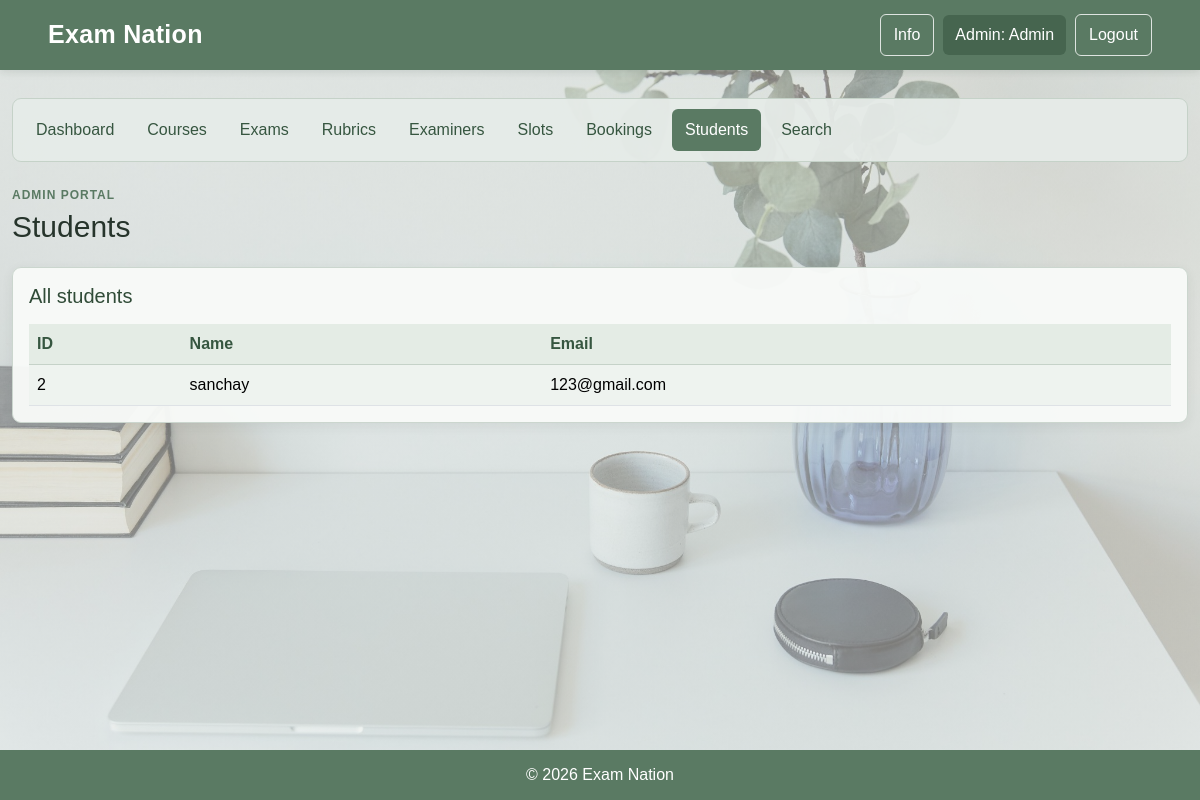
Screenshot of /admin/students (signed in) with the database file from the repository.
### model.py (models this page shows)
class User(db.Model):
    __tablename__ = "User"
    id = db.Column(db.Integer, primary_key=True)
    name = db.Column(db.String(120), nullable=False)
    email = db.Column(db.String(120), nullable=False, unique=True)
    password = db.Column(db.String(255), nullable=False)
    role = db.Column(db.String(20), nullable=False)          # admin / staff / student
    status = db.Column(db.String(20), default="pending")     # pending / active / inactive
    phone = db.Column(db.String(15))
    qualification = db.Column(db.String(100))
    experience = db.Column(db.Integer)
    department = db.Column(db.String(100))

### app.py (the view)
@app.route('/admin/students')
def admin_students():
    if not admin_only():
        return redirect(url_for('login'))
    return render_template("admin/students.html", students=User.query.filter_by(role="student").all())

### app.py (called while the page is built)
def admin_only():
    return "user_id" in session and session.get("role") == "admin"

### templates/admin/students.html
{% extends "portal.html" %}
{% set active = 'students' %}
{% block heading %}Students{% endblock %}
{% block portal_body %}
<div class="card card-body mb-4">
    <h3 class="h5 mb-3">All students</h3>
    <div class="table-responsive"><table class="table table-striped table-hover align-middle mb-0">
        <thead><tr><th>ID</th><th>Name</th><th>Email</th></tr></thead>
        {% for u in students %}<tr><td>{{ u.id }}</td><td>{{ u.name }}</td><td>{{ u.email }}</td></tr>
        {% else %}<tr><td colspan="3" class="text-center text-muted">No students yet</td></tr>{% endfor %}
    </table></div>
</div>
{% endblock %}

### static/base.css (style rules this page uses)
* { box-sizing: border-box; }
html, body { min-height: 100%; }
body { margin: 0; font-family: Arial, sans-serif; color: #26342b; background-color: #e6ebe8; background-image: linear-gradient(rgba(238, 242, 239, 0.50), rgba(238, 242, 239, 0.50)), url("Background.jpg"); background-size: cover; background-position: center; background-attachment: fixed; }

### static/portal.css (style rules this page uses)
.card { background: rgba(248, 250, 248, 0.96); border: 1px solid #cbd6ce; border-radius: 9px; box-shadow: 0 3px 12px rgba(36, 56, 40, 0.07); }
.card h3, .card h4 { color: #304b37; }
.table { --bs-table-striped-bg: #eef3ef; --bs-table-hover-bg: #e3ece5; color: #29382e; }
.table thead th { color: #365640; background: #e4ece5; border-bottom: 1px solid #c5d2c8; }

### rows the page displays
User: id "2", name "sanchay", email "123@gmail.com"

### other values shown
{{ session.get('role', '')|capitalize }} "Admin"
{{ session.get('name', 'User') }} "Admin"
{{ session.get('role', 'Portal')|capitalize }} "ADMIN"
